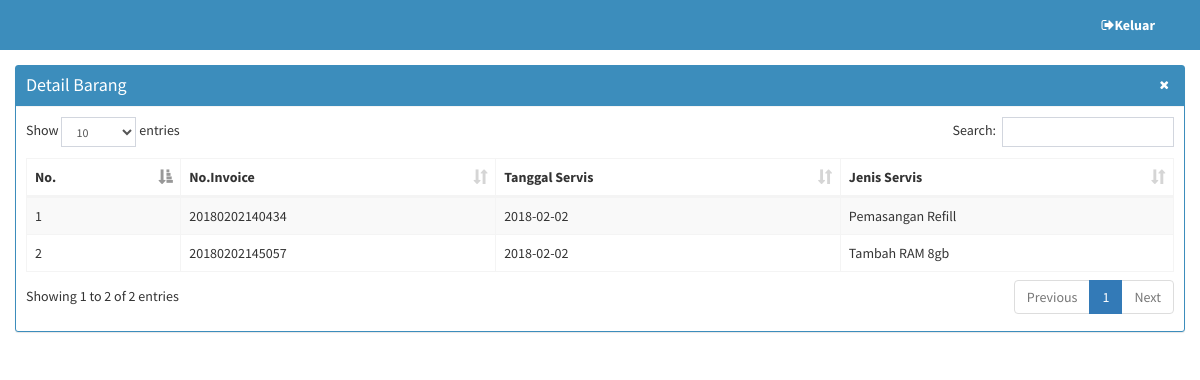
Page /halaman/transaksi/index.php?halaman=riwayat&no_identitas=19950313 (signed in) on the committed database.
### tables this page shows
CREATE TABLE `riwayat` (
  `id_riwayat` int(10) NOT NULL,
  `no_pelanggan` varchar(225) NOT NULL,
  `no_transaksi` varchar(50) NOT NULL
);

CREATE TABLE `transaksi` (
  `invoice` varchar(50) NOT NULL,
  `tanggal_masuk` date DEFAULT NULL,
  `nama_barang` varchar(50) DEFAULT NULL,
  `estimasi` varchar(50) DEFAULT NULL,
  `nama_pemilik` varchar(50) DEFAULT NULL,
  `alamat` varchar(50) DEFAULT NULL,
  `no_hp` varchar(50) DEFAULT NULL,
  `keluhan` varchar(100) DEFAULT NULL,
  `kelengkapan` varchar(100) DEFAULT NULL,
  `keterangan` varchar(100) DEFAULT NULL,
  `status` varchar(100) DEFAULT NULL,
  `biaya` int(25) DEFAULT NULL,
  `tanggal_selesai` date DEFAULT NULL,
  `nama_pengambil` varchar(100) DEFAULT NULL
);

### model/m_riwayat.php (called while the page is built, shortened)
<?php
	class Riwayat {
		private $mysqli;
		function __construct($conn) {
			$this->mysqli = $conn;
		}
		public function lihat($no_identitas) {
			$db = $this->mysqli->conn;
			$sql = "SELECT * FROM transaksi,riwayat,pelanggan WHERE riwayat.no_pelanggan=pelanggan.no_identitas AND transaksi.nama_pemilik=pelanggan.nama AND transaksi.invoice=riwayat.no_transaksi AND riwayat.no_pelanggan=$no_identitas";
			$query = $db->query($sql) or die ($db->error);
			return $query;
		}
	}
 ?>

### halaman/transaksi/riwayat.php (the view)
<?php
include "../../model/m_riwayat.php";
$riwayat= new Riwayat($connection);
 ?>
 <section class="content">
  <div class="container">
      <div class="row">
  <div class="col">
      <div class="box box-solid box-primary">
        <div class="box-header with-border">
          <h3 class="box-title">Detail Barang</h3>
                  <div class="box-tools pull-right">
                <button type="button" class="btn btn-box-tool" onclick="history.back(-1)"><i class="fa fa-times"></i></button>
              </div>
        </div>
        <div class="box-body">
         <div class="table-responsive">
            <table id="example1" class="table table-bordered table-hover table-striped">
              <thead>
                <tr>
                  <th>No.</th>
                  <th>No.Invoice</th>
                  <th>Tanggal Servis</th>
                  <th>Jenis Servis</th>
                </tr>
            </thead>
            <tbody>
             <?php
                  $no=1;
                  $tampil= $riwayat->lihat(@$_GET['no_identitas']);
                  while($data = $tampil->fetch_object()){
                ?>
                <tr>
                  <td><?=$no++; ?></td>
                  <td><?=$data->invoice; ?></td>
                  <td><?=$data->tanggal_masuk; ?></td>
                  <td><?=$data->keluhan; ?></td>
                </tr>
                <?php } ?>
               </tbody>
              </table>
          </div>
        </div>
  </div>
  </div>
  </div>
</section>

### rows in the picture
riwayat: no_transaksi.invoice "20180202140434", no_transaksi.tanggal_masuk "2018-02-02", no_transaksi.keluhan "Pemasangan Refill"
riwayat: no_transaksi.invoice "20180202145057", no_transaksi.tanggal_masuk "2018-02-02", no_transaksi.keluhan "Tambah RAM 8gb"
